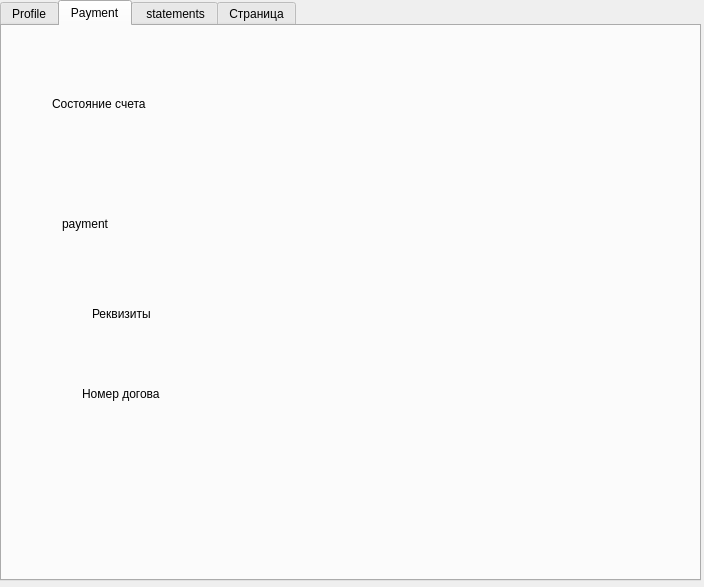
<?xml version="1.0" encoding="UTF-8"?>
<ui version="4.0">
 <class>Dialog</class>
 <widget class="QDialog" name="Dialog">
  <property name="geometry">
   <rect>
    <x>0</x>
    <y>0</y>
    <width>704</width>
    <height>587</height>
   </rect>
  </property>
  <property name="windowTitle">
   <string>Dialog</string>
  </property>
  <widget class="QTabWidget" name="tabWidget">
   <property name="geometry">
    <rect>
     <x>0</x>
     <y>0</y>
     <width>701</width>
     <height>581</height>
    </rect>
   </property>
   <property name="currentIndex">
    <number>1</number>
   </property>
   <widget class="QWidget" name="Info">
    <attribute name="title">
     <string>Profile</string>
    </attribute>
    <widget class="QLabel" name="label_2">
     <property name="geometry">
      <rect>
       <x>50</x>
       <y>260</y>
       <width>49</width>
       <height>16</height>
      </rect>
     </property>
     <property name="text">
      <string>payment</string>
     </property>
    </widget>
    <widget class="QLabel" name="label_3">
     <property name="geometry">
      <rect>
       <x>20</x>
       <y>200</y>
       <width>111</width>
       <height>16</height>
      </rect>
     </property>
     <property name="text">
      <string>Состояние счета</string>
     </property>
    </widget>
    <widget class="QLabel" name="label">
     <property name="geometry">
      <rect>
       <x>10</x>
       <y>20</y>
       <width>91</width>
       <height>31</height>
      </rect>
     </property>
     <property name="text">
      <string>ФИО</string>
     </property>
    </widget>
    <widget class="QLabel" name="label_4">
     <property name="geometry">
      <rect>
       <x>20</x>
       <y>70</y>
       <width>101</width>
       <height>31</height>
      </rect>
     </property>
     <property name="text">
      <string>Номер комнаты</string>
     </property>
    </widget>
    <widget class="QLabel" name="label_7">
     <property name="geometry">
      <rect>
       <x>30</x>
       <y>130</y>
       <width>101</width>
       <height>31</height>
      </rect>
     </property>
     <property name="text">
      <string>Номер договора</string>
     </property>
    </widget>
    <widget class="QLabel" name="label_8">
     <property name="geometry">
      <rect>
       <x>20</x>
       <y>330</y>
       <width>101</width>
       <height>31</height>
      </rect>
     </property>
     <property name="text">
      <string>номер телефона</string>
     </property>
    </widget>
   </widget>
   <widget class="QWidget" name="tab_2">
    <attribute name="title">
     <string>Payment</string>
    </attribute>
    <widget class="QLabel" name="label_9">
     <property name="geometry">
      <rect>
       <x>60</x>
       <y>190</y>
       <width>49</width>
       <height>16</height>
      </rect>
     </property>
     <property name="text">
      <string>payment</string>
     </property>
    </widget>
    <widget class="QLabel" name="label_10">
     <property name="geometry">
      <rect>
       <x>50</x>
       <y>70</y>
       <width>111</width>
       <height>16</height>
      </rect>
     </property>
     <property name="text">
      <string>Состояние счета</string>
     </property>
    </widget>
    <widget class="QLabel" name="label_11">
     <property name="geometry">
      <rect>
       <x>90</x>
       <y>280</y>
       <width>111</width>
       <height>16</height>
      </rect>
     </property>
     <property name="text">
      <string>Реквизиты</string>
     </property>
    </widget>
    <widget class="QLabel" name="label_12">
     <property name="geometry">
      <rect>
       <x>80</x>
       <y>360</y>
       <width>111</width>
       <height>16</height>
      </rect>
     </property>
     <property name="text">
      <string>Номер догова</string>
     </property>
    </widget>
   </widget>
   <widget class="QWidget" name="tab_3">
    <attribute name="title">
     <string> statements</string>
    </attribute>
    <widget class="QPushButton" name="pushButton">
     <property name="geometry">
      <rect>
       <x>30</x>
       <y>30</y>
       <width>161</width>
       <height>31</height>
      </rect>
     </property>
     <property name="text">
      <string>Написать заявление</string>
     </property>
    </widget>
    <widget class="QScrollArea" name="scrollArea">
     <property name="geometry">
      <rect>
       <x>20</x>
       <y>100</y>
       <width>661</width>
       <height>80</height>
      </rect>
     </property>
     <property name="layoutDirection">
      <enum>Qt::LayoutDirection::LeftToRight</enum>
     </property>
     <property name="widgetResizable">
      <bool>true</bool>
     </property>
     <widget class="QWidget" name="scrollAreaWidgetContents">
      <property name="geometry">
       <rect>
        <x>0</x>
        <y>0</y>
        <width>659</width>
        <height>78</height>
       </rect>
      </property>
     </widget>
    </widget>
   </widget>
   <widget class="QWidget" name="tab_3">
    <attribute name="title">
     <string>Страница</string>
    </attribute>
   </widget>
  </widget>
 </widget>
 <resources/>
 <connections/>
</ui>
